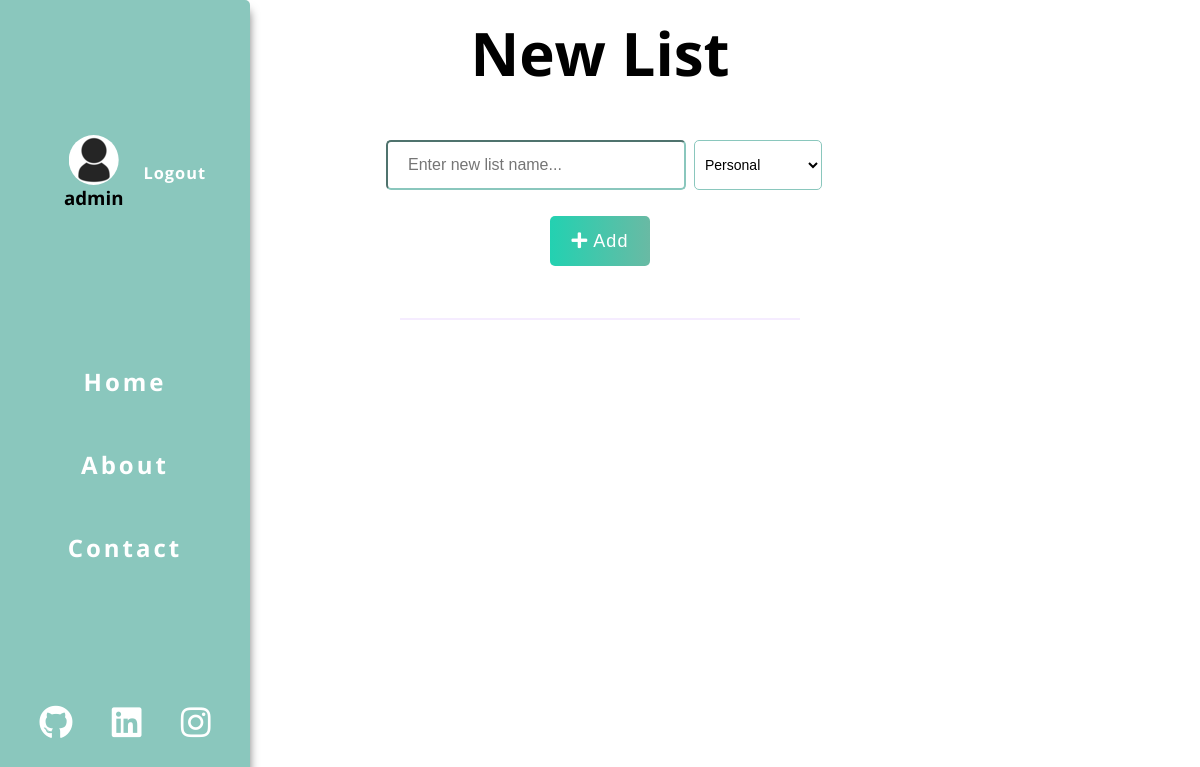
Page / (signed in) on the earlier database version.
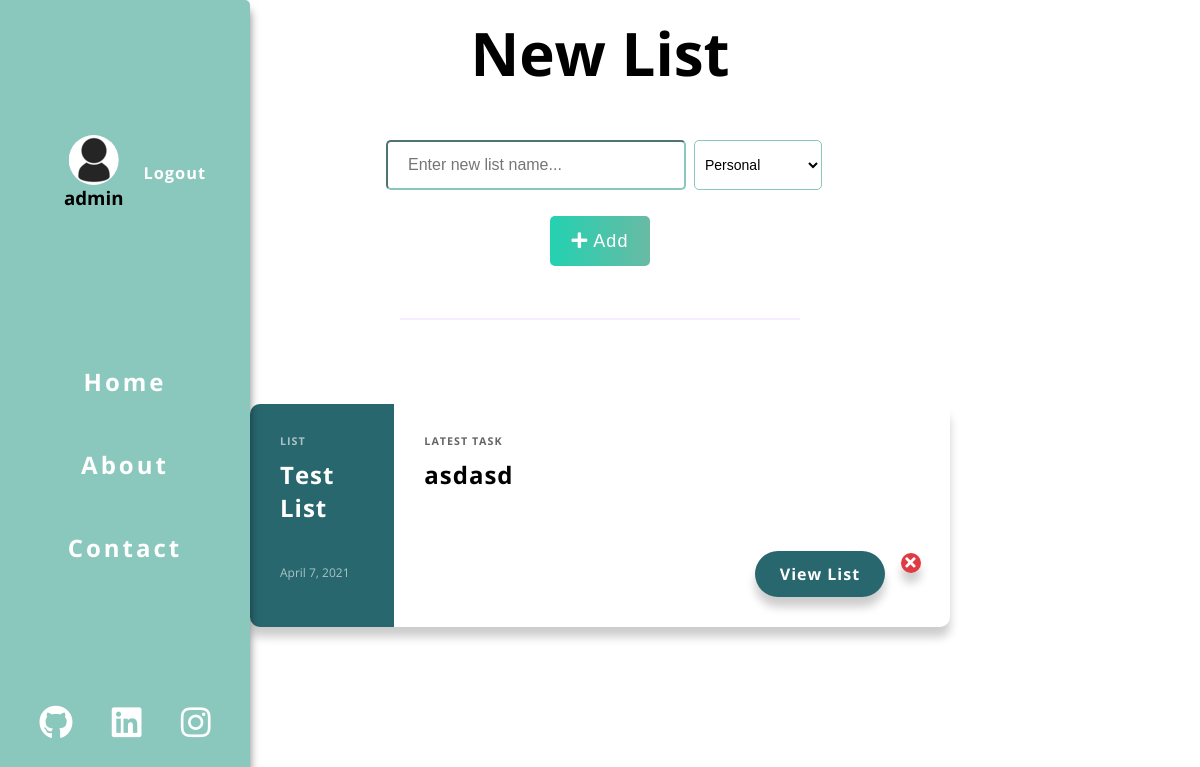
Same page on the later database version.
### myTodoApp/models.py (models this page shows, shortened)
class ToDoList(models.Model):
    PERSONAL = 'PS'
    PROFESSIONAL = 'PF'
    SCRATCH = 'SC'
    LIST_TYPE_CHOICES = [
        (PERSONAL, 'Personal'),
        (PROFESSIONAL, 'Professional'),
        (SCRATCH,  'Scratch'),
    ]
    user = models.ForeignKey(User, on_delete=models.CASCADE, related_name='todolist',null=True)#If User is deleted all users task will be deleted
    name = models.CharField(max_length=200, null=True)
    list_type = models.CharField(max_length=2, choices=LIST_TYPE_CHOICES,default=PERSONAL)
    creation_date = models.DateField(auto_now_add=True)

class Task(models.Model):
    todolist = models.ForeignKey(ToDoList, on_delete=models.CASCADE ,null=True)#If User is deleted all users task will be deleted
    task_text = models.CharField(max_length=250, null=True)
    task_complete = models.BooleanField(default=False, null=True)
    creation_date = models.DateTimeField(auto_now_add=True)
    def __str__(self):
        return '{}'.format(self.task_text)

### myTodoApp/views.py (the view)
# urls.py: path('', views.home, name='home'),
@login_required(login_url= 'myTodoApp:login')
def home(request):
    return render(request, 'myTodoApp/lists.html')

### templates/myTodoApp/lists.html (shortened to what this page needs)
{% extends 'base.html' %}
{% block form %}
        <div class="create-list-container">
          <div class="form-title">
              <h1>New List</h1>
          </div>
          <div class="form-container">
              <form action="{% url 'myTodoApp:new_list' %}" method="POST" id="create-list-form">
                  <div class="list-inputs">
                      <input type="text" name="list_name" id="" placeholder="Enter new list name..."  required/>
                      <div class="custom-select">
                          <select name="list-type" required>
                              <option value="PERSONAL">Personal</option>
                          </select>
                      </div>
                  </div>
                  <button type="submit"><i class="fas fa-plus"></i> Add</button>
              </form>
          </div>
      </div>
    {% endblock form%}
{% block content %}
        <div class="todoLists-container">
                {% for todoList in request.user.todolist.all|dictsortreversed:"creation_date" %}
                <div class="todoList">
                    <div class="todoList-preview {{todoList.list_type}}">
                      <h6>List</h6>
                      <h2>{{todoList.name}}</h2>
                      <p>{{todoList.creation_date}}</p>
                    </div>
                    <div class="todoList-info">
                      <div class="task-preview">
                        <h6>Latest Task</h6>
                        <h2>{{todoList.task_set.all|dictsortreversed:"creation_date"|first|default:"No Tasks Created"}}</h2>
                      </div>
                      <div class="list-bnts">
                        <div class="btns-helper">
                          <a href="{% url 'myTodoApp:list_task' todoList.id %}" class="btn btn-view {{todoList.list_type}}"><div>View List</div></a>
                          <form class="list-btn-form" action="{% url 'myTodoApp:delete_list' todoList.id %}" method="POST">
                            <button class="btn btn-delete">
                              <i class="fas fa-times"></i>
                            </button>
                          </form>
                        </div>
                      </div>
                    </div>
                  </div>
                {% endfor %}
        </div>
{% endblock content%}

Differences in the rows shown:
added ToDoList: name "Test List", creation_date "April 7, 2021", task_set.all|dictsortreversed "asdasd"
